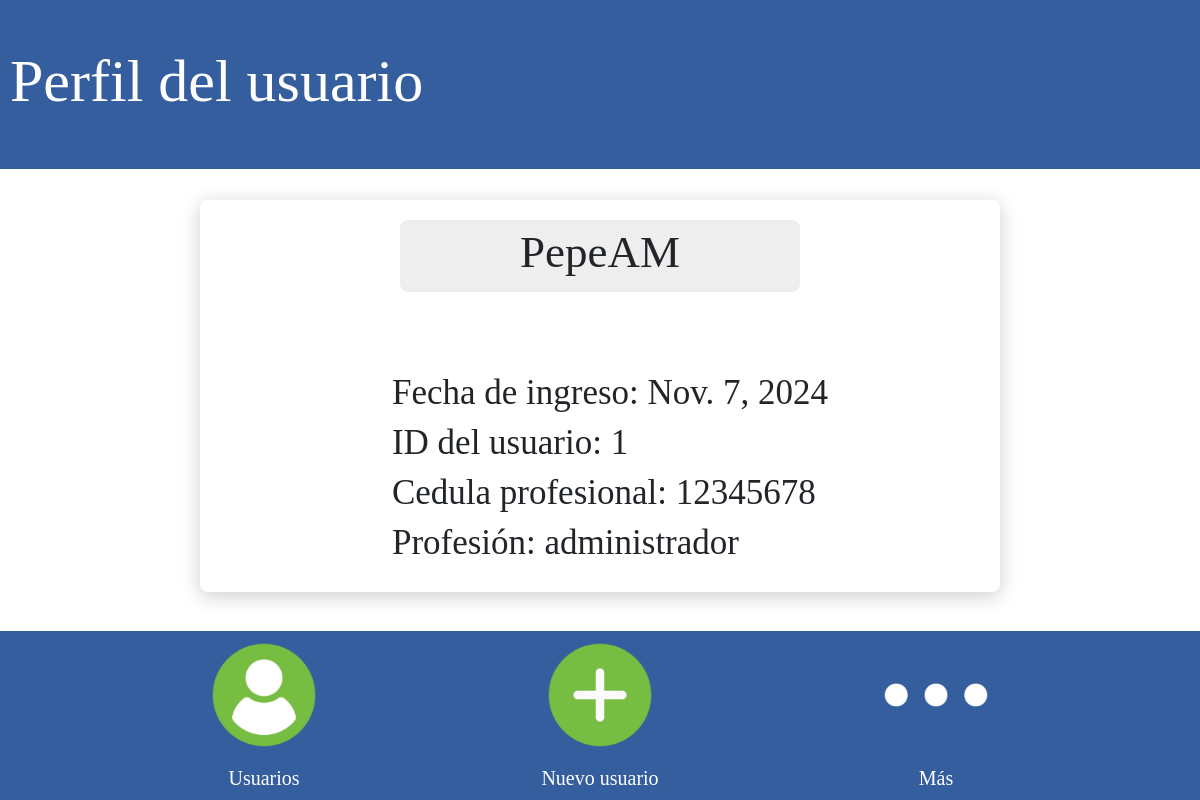
Screenshot of /perfilUsuario/1/ with the database file from the repository.
### Hospital_Infantil/models.py (models this page shows, shortened)
class UserProfile(models.Model):
    FUNCIONALIDAD_CHOICES = [
        ('administrador', 'ADMINISTRADOR'),
        ('medico', 'MEDICO'),
        ('enfermero', 'ENFERMERO')
    ]
    user = models.OneToOneField(User, on_delete=models.CASCADE)
    fecha_registro = models.DateField(blank=True, null=True)
    cedula_profesional = models.DecimalField(max_digits=8, decimal_places=0, blank=True)
    funcionalidad = models.CharField(
        max_length=20,
        choices=FUNCIONALIDAD_CHOICES
    )

### Hospital_Infantil/views.py (the view)
# urls.py: path('perfilUsuario/<int:id>/', views.perfilUsuario, name="perfilUsuario"),
def perfilUsuario(request, id):
    user = get_object_or_404(User, id=id)
    user_profile = get_object_or_404(UserProfile, user=user)
    return render(request, "perfilUsuario.html", {'user': user, 'user_profile': user_profile})

### templates/perfilUsuario.html (shortened to what this page needs)
{% load static %}
<!DOCTYPE html>
<html lang="en">
<head>
    <div class="fixed-top-border"><h1>Perfil del usuario</h1></div>
        <link href="https://cdn.jsdelivr.net/npm/bootstrap@5.3.0-alpha3/dist/css/bootstrap.min.css" rel="stylesheet">
</head>
<body>
    <center>
        <div class="form-container">
            <div class="section-title"><h2>{{ user.username }}</h2></div>
            <form >
            <h3>Fecha de ingreso: {{ user_profile.fecha_registro }}</h3>
            <h3>ID del usuario: {{ user.id }}</h3>
            <h3>Cedula profesional: {{ user_profile.cedula_profesional }}</h3>
            <h3>Profesión: {{ user_profile.funcionalidad }}</h3>
        </div>
    </center>
    <div class="fixed-bottom-border">
        <center>
            <a href = "{% url 'usuarios' %}">
            <div class="icon-container">
                <div class="icon-item">
                    <img src="{% static 'assets/interfaz/user.png' %}">
                    <p>Usuarios</p>
                </div>
            </a>
            <a href = "{% url 'registroUsuario' %}">
                <div class="icon-item">
                    <img src="{% static 'assets/interfaz/plus.png' %}">
                    <p>Nuevo usuario</p>
                </div>
            </a>
                <div class="icon-item dropdown">
                    <img src="{% static 'assets/interfaz/more.png' %}" data-bs-toggle="dropdown" aria-expanded="false" class="dropdown-toggle">
                    <p>Más</p>
                </div>
            </div>
</body>
</html>

### templates/perfilUsuario.html (style rules this page uses)
.fixed-top-border { position: fixed; top: 0; left: 0; width: 100%; height: 169.3px; background-color: #355e9f; z-index: 1000; display: flex; align-items: center; font-family: Montserrat; color: white; padding: 10px; }
.fixed-bottom-border { position: fixed; bottom: 0px; left: 0px; width: 100%; display: flex; justify-content: center; align-items: center; background-color:#355e9f; padding: 10px; height: 169.3px; }
.icon-container { display: flex; justify-content: space-between; }
.icon-item { position: relative; margin: 0 40px; text-align: center; }
.icon-item img { margin-bottom: 40px; scale: 40%; }
.icon-item p { position: absolute; bottom: 0; left: 50%; color: white; font-family: Montserrat; font-size: 20px; transform: translateX(-50%) translateY(-180%); }
.form-container { margin-top: 50px; padding: 20px; background-color: white; border-radius: 8px; box-shadow: 0 4px 20px rgba(0, 0, 0, 0.2); width: 800px; display: flex; flex-direction: column; align-items: center; margin-bottom: 200px; margin-top: 200px; }
.form-container h3 { font-size: 35px; }
.section-title { background-color: #EEEEEE; width: 400px; border-radius: 8px; padding: 5px; margin-bottom: 80px; text-align: center; }
.section-title h2 { font-family: Montserrat; font-size: 45px; }
.fixed-top-border h1 { font-family: Montserrat; font-size: 60px; }
h2 { font-family: Montserrat; font-size: 40px; }
h3 { font-family: Calibri; font-size: 30px; align-self: flex-start; text-align: left; width: 100%; padding-left: 20px; }
p { font-family: Calibri; align-self: flex-start; text-align: justify; }
img { scale: 40%; }

### rows the page displays
UserProfile: fecha_registro "Nov. 7, 2024", cedula_profesional "12345678", funcionalidad "administrador"

### other values shown
{{ user.username }} "PepeAM"
{{ user.id }} "1"
